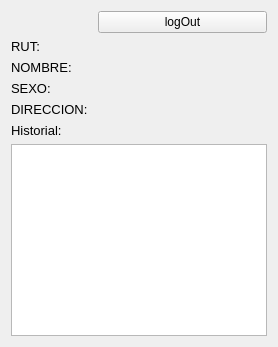
          <widget class="QWidget" name="page_2">
           <layout class="QFormLayout" name="formLayout">
            <item row="0" column="0" colspan="2">
             <layout class="QGridLayout" name="gridLayoutPanleUsuario">
              <item row="0" column="0">
               <widget class="QLabel" name="imagenUsuario">
                <property name="text">
                 <string/>
                </property>
                <property name="pixmap">
                 <pixmap resource="images.qrc">:/imagenes/face_female.ico</pixmap>
                </property>
                <property name="scaledContents">
                 <bool>true</bool>
                </property>
               </widget>
              </item>
              <item row="2" column="1" colspan="2">
               <widget class="QLabel" name="sesionNombre">
                <property name="font">
                 <font>
                  <pointsize>10</pointsize>
                 </font>
                </property>
                <property name="styleSheet">
                 <string notr="true">QLabel#sesionNombre {
	color: blue;
 }</string>
                </property>
                <property name="text">
                 <string/>
                </property>
                <property name="alignment">
                 <set>Qt::AlignLeading|Qt::AlignLeft|Qt::AlignVCenter</set>
                </property>
               </widget>
              </item>
              <item row="1" column="0">
               <widget class="QLabel" name="label_rut">
                <property name="font">
                 <font>
                  <pointsize>10</pointsize>
                 </font>
                </property>
                <property name="text">
                 <string>RUT:</string>
                </property>
                <property name="alignment">
                 <set>Qt::AlignLeading|Qt::AlignLeft|Qt::AlignVCenter</set>
                </property>
               </widget>
              </item>
              <item row="7" column="0" colspan="3">
               <widget class="QListView" name="listaSesionesAnteriores"/>
              </item>
              <item row="2" column="0">
               <widget class="QLabel" name="label_nombre">
                <property name="font">
                 <font>
                  <pointsize>10</pointsize>
                 </font>
                </property>
                <property name="text">
                 <string>NOMBRE:</string>
                </property>
                <property name="alignment">
                 <set>Qt::AlignLeading|Qt::AlignLeft|Qt::AlignVCenter</set>
                </property>
               </widget>
              </item>
              <item row="1" column="1" colspan="2">
               <widget class="QLabel" name="sesionRut">
                <property name="font">
                 <font>
                  <pointsize>10</pointsize>
                 </font>
                </property>
                <property name="styleSheet">
                 <string notr="true">QLabel#sesionRut {
	color: blue;
 }</string>
                </property>
                <property name="text">
                 <string/>
                </property>
                <property name="alignment">
                 <set>Qt::AlignLeading|Qt::AlignLeft|Qt::AlignVCenter</set>
                </property>
               </widget>
              </item>
              <item row="3" column="1" colspan="2">
               <widget class="QLabel" name="sesionSexo">
                <property name="font">
                 <font>
                  <pointsize>10</pointsize>
                 </font>
                </property>
                <property name="styleSheet">
                 <string notr="true">QLabel#sesionSexo {
	color: blue;
 }</string>
                </property>
                <property name="text">
                 <string/>
                </property>
                <property name="alignment">
                 <set>Qt::AlignLeading|Qt::AlignLeft|Qt::AlignVCenter</set>
                </property>
               </widget>
              </item>
              <item row="0" column="1" colspan="2">
               <widget class="QPushButton" name="logOut">
                <property name="text">
                 <string>logOut</string>
                </property>
               </widget>
              </item>
              <item row="5" column="0">
               <widget class="QLabel" name="label_direccion">
                <property name="font">
                 <font>
                  <pointsize>10</pointsize>
                 </font>
                </property>
                <property name="text">
                 <string>DIRECCION:</string>
                </property>
               </widget>
              </item>
              <item row="5" column="1" colspan="2">
               <widget class="QLabel" name="sesionDireccion">
                <property name="font">
                 <font>
                  <pointsize>10</pointsize>
                 </font>
                </property>
                <property name="styleSheet">
                 <string notr="true">QLabel#sesionDireccion {
	color: blue;
 }</string>
                </property>
                <property name="text">
                 <string/>
                </property>
               </widget>
              </item>
              <item row="3" column="0">
               <widget class="QLabel" name="label_sexo">
                <property name="font">
                 <font>
                  <pointsize>10</pointsize>
                 </font>
                </property>
                <property name="text">
                 <string>SEXO:</string>
                </property>
                <property name="alignment">
                 <set>Qt::AlignLeading|Qt::AlignLeft|Qt::AlignVCenter</set>
                </property>
               </widget>
              </item>
              <item row="6" column="0">
               <widget class="QLabel" name="label_Historial">
                <property name="font">
                 <font>
                  <pointsize>10</pointsize>
                 </font>
                </property>
                <property name="text">
                 <string>Historial:</string>
                </property>
               </widget>
              </item>
             </layout>
            </item>
           </layout>
          </widget>
